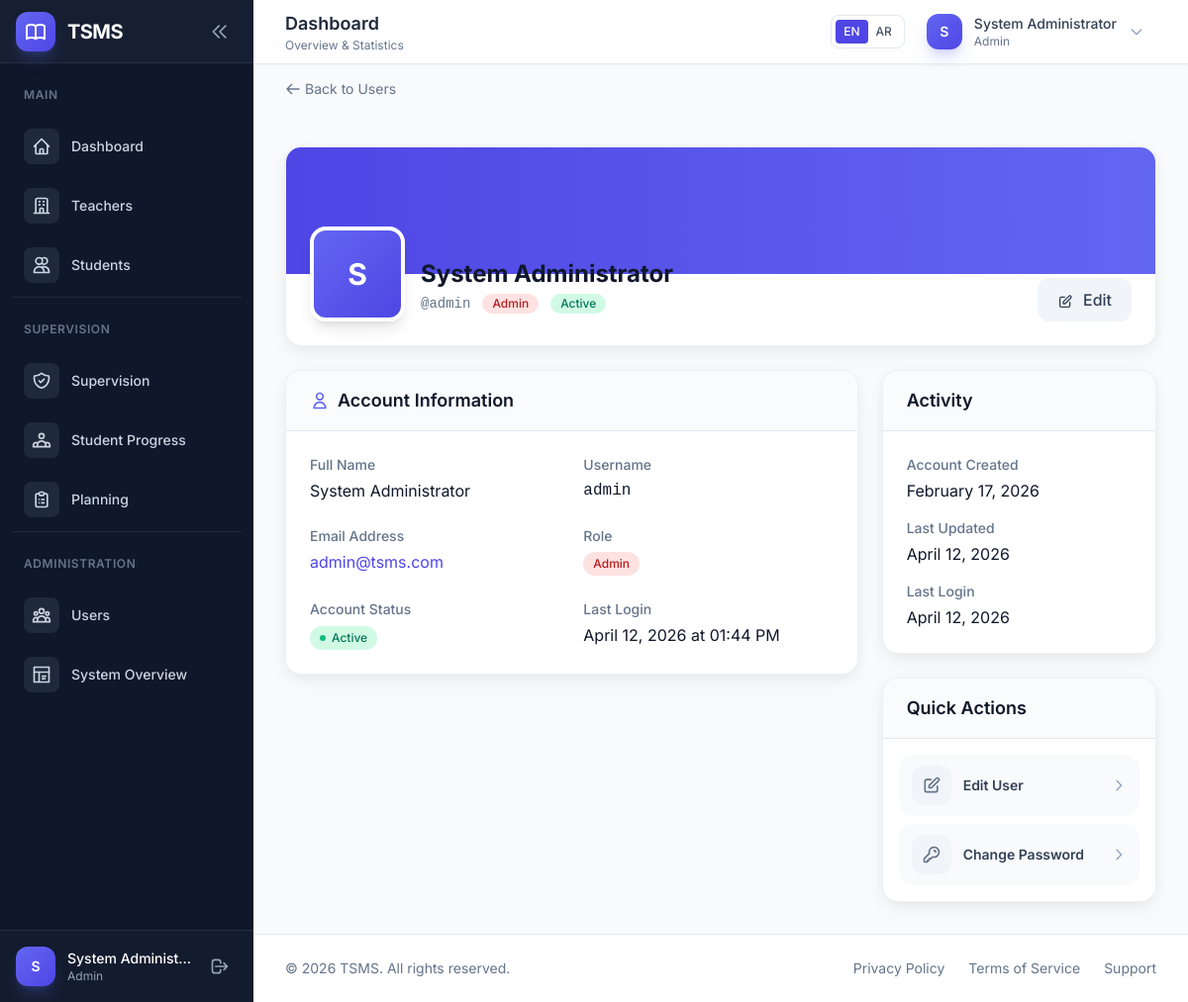
Before: /admin/users/1 (signed in) with the older database file.
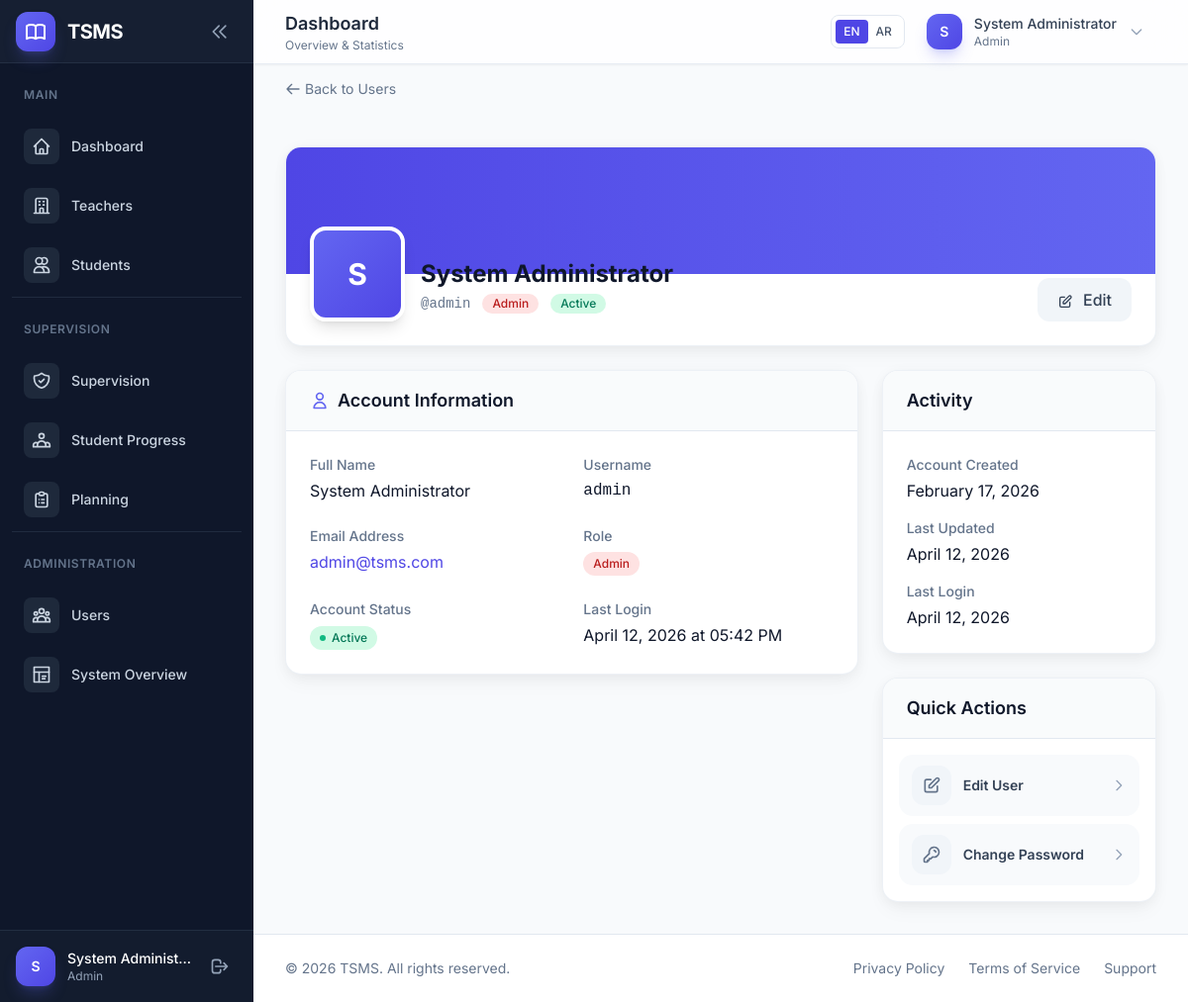
After: the same page with the newer database file.
### app/models/user.py (models this page shows, shortened)
class User(UserMixin, db.Model):
    __tablename__ = 'users'
    id = db.Column(db.Integer, primary_key=True)
    name = db.Column(db.String(128), nullable=False)
    username = db.Column(db.String(64), unique=True, nullable=False, index=True)
    email = db.Column(db.String(120), unique=True, nullable=False, index=True)
    password_hash = db.Column(db.String(256), nullable=False)
    role = db.Column(db.Enum(UserRole), nullable=False, default=UserRole.TEACHER)
    status = db.Column(db.Enum(UserStatus), nullable=False, default=UserStatus.ACTIVE)
    created_at = db.Column(db.DateTime, default=datetime.utcnow, index=True)
    updated_at = db.Column(db.DateTime, default=datetime.utcnow, onupdate=datetime.utcnow)
    last_login_at = db.Column(db.DateTime)
    teacher_profile = db.relationship(
        'Teacher',
        backref='user',
        uselist=False,
        cascade='all, delete-orphan',
        lazy='joined'
    )
    supervisor_profile = db.relationship(
        'Supervisor',
        backref='user',
        uselist=False,
        cascade='all, delete-orphan',
        lazy='joined'
    )
    @property
    def password(self):
        """Prevent password from being read."""
        raise AttributeError('Password is not a readable attribute')
    def is_admin(self):
        return self.role == UserRole.ADMIN
    def is_supervisor(self):
        return self.role == UserRole.SUPERVISOR
    def is_teacher(self):
        return self.role == UserRole.TEACHER

### app/blueprints/admin/__init__.py (the view)
@admin_bp.route('/users/<int:id>')
@login_required
@admin_required
def user_detail(id):
    user = User.query.get_or_404(id)
    return render_template('admin/user_detail.html', user=user)

### app/__init__.py (called while the page is built)
def _select_locale():
    lang = request.args.get('lang', type=str)
    if lang in SUPPORTED_LANGUAGES:
        session['language'] = lang
        return lang
    session_lang = session.get('language')
    if session_lang in SUPPORTED_LANGUAGES:
        return session_lang
    return request.accept_languages.best_match(SUPPORTED_LANGUAGES) or 'en'

def _init_extensions(app):
    from app.extensions import db, migrate, login_manager, csrf, babel
    db.init_app(app)
    migrate.init_app(app, db)
    login_manager.init_app(app)
    csrf.init_app(app)
    babel.init_app(app, locale_selector=_select_locale)
    from app.models import User
    @login_manager.user_loader
    def load_user(user_id):
        return User.query.get(int(user_id))

### app/blueprints/admin/__init__.py (called while the page is built)
def admin_required(f):
    @wraps(f)
    def decorated_function(*args, **kwargs):
        if not current_user.is_authenticated or not current_user.is_admin():
            abort(403)
        return f(*args, **kwargs)
    return decorated_function

### app/templates/admin/user_detail.html (shortened to what the changed rows need)
{% extends "layouts/dashboard.html" %}
{% block content %}
<div class="max-w-5xl mx-auto">
    <div class="bg-white rounded-2xl shadow-soft border border-slate-200/60 overflow-hidden mb-6">
        <div class="px-6 pb-6">
            <div class="flex flex-col md:flex-row md:items-end md:justify-between -mt-12">
                <div class="flex items-end space-x-4">
                    <div class="w-24 h-24 bg-gradient-to-br from-primary-500 to-primary-600 rounded-2xl flex items-center justify-center border-4 border-white shadow-lg">
                        <span class="text-white font-bold text-3xl">{{ user.name[0]|upper }}</span>
                    </div>
                    <div class="pb-2">
                        <h1 class="text-2xl font-bold text-slate-900">{{ user.name }}</h1>
                        <div class="flex items-center space-x-3 mt-1">
                            <span class="text-slate-500 text-sm font-mono">@{{ user.username }}</span>
                            <span class="inline-flex items-center px-2.5 py-0.5 rounded-full text-xs font-medium
                                {% if user.role.value == 'admin' %}bg-red-100 text-red-700
                                {% elif user.role.value == 'supervisor' %}bg-amber-100 text-amber-700
                                {% else %}bg-blue-100 text-blue-700{% endif %}">
                                {{ user.role.value|title }}
                            </span>
                            <span class="inline-flex items-center px-2.5 py-0.5 rounded-full text-xs font-medium
                                {% if user.status.value == 'active' %}bg-emerald-100 text-emerald-700
                                {% elif user.status.value == 'suspended' %}bg-red-100 text-red-700
                                {% else %}bg-slate-100 text-slate-700{% endif %}">
                                {{ user.status.value|title }}
                            </span>
                        </div>
                    </div>
                </div>
            </div>
        </div>
    </div>
    <div class="grid grid-cols-1 lg:grid-cols-3 gap-6">
        <div class="lg:col-span-2 space-y-6">
            <div class="bg-white rounded-2xl shadow-soft border border-slate-200/60 overflow-hidden">
                <div class="p-6">
                    <dl class="grid grid-cols-1 md:grid-cols-2 gap-6">
                        <div>
                            <dt class="text-sm font-medium text-slate-500">{{ _('Full Name') }}</dt>
                            <dd class="mt-1 text-slate-900">{{ user.name }}</dd>
                        </div>
                        <div>
                            <dt class="text-sm font-medium text-slate-500">{{ _('Username') }}</dt>
                            <dd class="mt-1 text-slate-900 font-mono">{{ user.username }}</dd>
                        </div>
                        <div>
                            <dd class="mt-1">
                                <a href="mailto:{{ user.email }}" class="text-primary-600 hover:text-primary-700">
                                    {{ user.email }}
                                </a>
                            </dd>
                        </div>
                        <div>
                            <dd class="mt-1">
                                <span class="inline-flex items-center px-2.5 py-1 rounded-full text-xs font-medium
                                    {% if user.role.value == 'admin' %}bg-red-100 text-red-700
                                    {% elif user.role.value == 'supervisor' %}bg-amber-100 text-amber-700
                                    {% else %}bg-blue-100 text-blue-700{% endif %}">
                                    {{ user.role.value|title }}
                                </span>
                            </dd>
                        </div>
                        <div>
                            <dd class="mt-1">
                                <span class="inline-flex items-center px-2.5 py-1 rounded-full text-xs font-medium
                                    {% if user.status.value == 'active' %}bg-emerald-100 text-emerald-700
                                    {% elif user.status.value == 'suspended' %}bg-red-100 text-red-700
                                    {% else %}bg-slate-100 text-slate-700{% endif %}">
                                    <span class="w-1.5 h-1.5 rounded-full mr-1.5
                                        {% if user.status.value == 'active' %}bg-emerald-500
                                        {% elif user.status.value == 'suspended' %}bg-red-500
                                        {% else %}bg-slate-500{% endif %}"></span>
                                    {{ user.status.value|title }}
                                </span>
                            </dd>
                        </div>
                        <div>
                            <dt class="text-sm font-medium text-slate-500">{{ _('Last Login') }}</dt>
                            <dd class="mt-1 text-slate-900">
                                {% if user.last_login_at %}
                                {{ user.last_login_at.strftime('%B %d, %Y at %I:%M %p') }}
                                {% else %}
                                <span class="text-slate-400">{{ _('Never') }}</span>
                                {% endif %}
                            </dd>
                        </div>
                    </dl>
                </div>
            </div>
        </div>
        <div class="space-y-6">
            <div class="bg-white rounded-2xl shadow-soft border border-slate-200/60 overflow-hidden">
                <div class="p-6 space-y-4">
                    <div>
                        <dt class="text-sm font-medium text-slate-500">{{ _('Account Created') }}</dt>
                        <dd class="mt-1 text-slate-900">
                            {{ user.created_at.strftime('%B %d, %Y') if user.created_at else _('Unknown') }}
                        </dd>
                    </div>
                    <div>
                        <dt class="text-sm font-medium text-slate-500">{{ _('Last Updated') }}</dt>
                        <dd class="mt-1 text-slate-900">
                            {{ user.updated_at.strftime('%B %d, %Y') if user.updated_at else _('Never') }}
                        </dd>
                    </div>
                    <div>
                        <dt class="text-sm font-medium text-slate-500">{{ _('Last Login') }}</dt>
                        <dd class="mt-1 text-slate-900">
                            {{ user.last_login_at.strftime('%B %d, %Y') if user.last_login_at else _('Never') }}
                        </dd>
                    </div>
                </div>
            </div>
        </div>
    </div>
</div>
{% endblock %}

### app/templates/components/sidebar.html (shortened to what the changed rows need)
<aside :class="sidebarOpen ? 'w-64' : 'w-20'"
    class="fixed inset-y-0 z-50 bg-slate-900 sidebar-transition hidden lg:flex lg:flex-col"
    style="{% if current_direction == 'rtl' %}right: 0; left: auto;{% else %}left: 0; right: auto;{% endif %}">
    <div class="p-4 border-t border-slate-700/50 bg-slate-800/30">
        <div class="flex items-center">
            <div class="flex-shrink-0">
                <div class="w-10 h-10 rounded-xl bg-gradient-to-br from-primary-500 to-primary-600 flex items-center justify-center text-white font-semibold text-sm shadow-lg shadow-primary-500/25">
                    {{ current_user.name[0]|upper }}
                </div>
            </div>
            <div x-show="sidebarOpen" x-transition class="ml-3 flex-1 min-w-0">
                <p class="text-sm font-medium text-white truncate">{{ current_user.name }}</p>
                <p class="text-xs text-slate-400 truncate">{{ current_role_label }}</p>
            </div>
        </div>
    </div>
</aside>

### app/templates/components/navbar.html (shortened to what this page needs)
<header :class="sidebarOpen ? '{{ 'lg:pr-64' if current_direction == 'rtl' else 'lg:pl-64' }}' : '{{ 'lg:pr-20' if current_direction == 'rtl' else 'lg:pl-20' }}'"
        class="fixed top-0 right-0 left-0 z-40 transition-all duration-300">
    <div class="bg-white/80 backdrop-blur-xl border-b border-slate-200/80 shadow-sm">
        <div class="flex items-center justify-between h-16 px-4 sm:px-6 lg:px-8">
            <div class="flex items-center gap-4">
                <div class="hidden sm:block">
                    <h1 class="text-lg font-semibold text-slate-800">{% block page_title %}{{ _('Dashboard') }}{% endblock %}</h1>
                    <p class="text-xs text-slate-500">{% block page_subtitle %}{{ _('Overview & Statistics') }}{% endblock %}</p>
                </div>
            </div>
            <div class="flex items-center gap-2 sm:gap-4">
                <div class="hidden md:flex items-center rounded-lg border border-slate-200 bg-white/70 p-1 text-xs font-medium">
                    <a href="{{ switch_lang_url('en') }}" class="px-2 py-1 rounded {% if current_language == 'en' %}bg-primary-600 text-white{% else %}text-slate-600 hover:text-slate-800{% endif %}">EN</a>
                    <a href="{{ switch_lang_url('ar') }}" class="px-2 py-1 rounded {% if current_language == 'ar' %}bg-primary-600 text-white{% else %}text-slate-600 hover:text-slate-800{% endif %}">AR</a>
                </div>
                <div x-data="{ profileOpen: false }" class="relative">
                    <button @click="profileOpen = !profileOpen"
                            class="flex items-center gap-3 p-1.5 {% if current_direction == 'rtl' %}pl-3{% else %}pr-3{% endif %} hover:bg-slate-100 rounded-xl transition-colors">
                        <div class="w-9 h-9 rounded-xl bg-gradient-to-br from-primary-500 to-primary-600 flex items-center justify-center text-white font-semibold text-sm shadow-lg shadow-primary-500/25">
                            {{ current_user.name[0]|upper }}
                        </div>
                        <div class="hidden sm:block {% if current_direction == 'rtl' %}text-right{% else %}text-left{% endif %}">
                            <p class="text-sm font-medium text-slate-700">{{ current_user.name }}</p>
                            <p class="text-xs text-slate-500">{{ current_role_label }}</p>
                        </div>
                        <svg class="hidden sm:block w-4 h-4 text-slate-400" fill="none" stroke="currentColor" viewBox="0 0 24 24">
                            <path stroke-linecap="round" stroke-linejoin="round" stroke-width="2" d="M19 9l-7 7-7-7"/>
                        </svg>
                    </button>
                </div>
            </div>
        </div>
    </div>
</header>

Changed rows visible on the page:
changed User "System Administrator": last_login_at "April 12, 2026 at 01:44 PM" → "April 12, 2026 at 05:42 PM"
